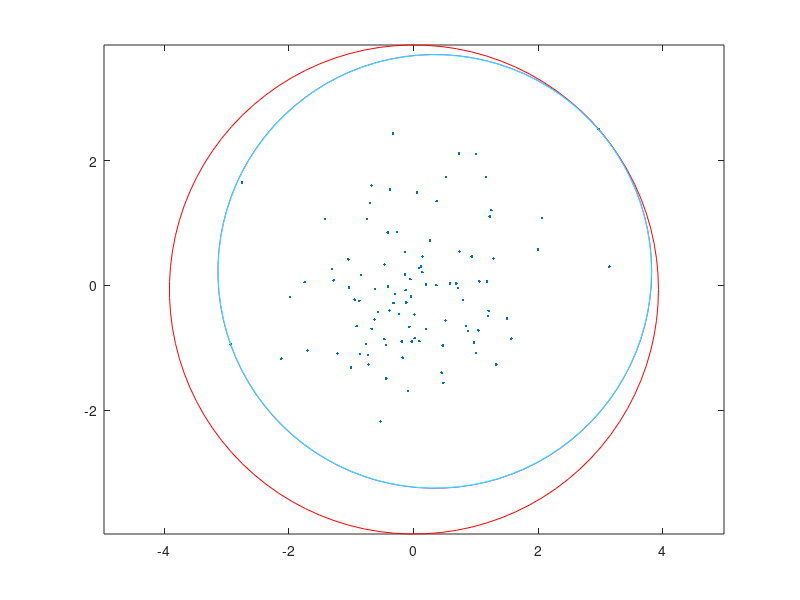

The MATLAB source for this figure:
%% Circle to fit round data
% Put a circle of the smallest radius which touches at least two points of
% the sample.
tic

n = 100;
points =  randn(2,n);

plot(points(1,:),points(2,:),'.')

total = sum(points,2);
COM = total ./ length(points);

dist_sq = ( COM(1,1) - points(1,:) ).^2 + ( COM(2,1) - points(2,:) ).^2;

[max_dist_sq,index] = max(dist_sq);

dist = sqrt(max_dist_sq);

%% draw a Circle

t = linspace(0,2*pi);
hold on

axis equal
plot(dist*cos(t) + COM(1,1), dist*sin(t) + COM(2,1),'r')



%% Find the next furthest point from the same center

points_1 = points;
points_1(:,index) = [];

% dist_sq_1 = ( COM(1,1) - points_1(1,:) ).^2 + ( COM(2,1) - points_1(2,:) ).^2;
% 
% [max_dist_sq_1,index_1] = max(dist_sq_1);
% 
% % max distance to the next largest point from the COM
% dist_1 = sqrt(max_dist_sq_1);
% 
% Q_point = points_1(:,index_1); 

%% Move the circle along the line towards P until the Distance from the centre are equal
int_sect = points(:,index);

division = ( ( int_sect(2,1) - COM(2,1) ) / (int_sect(1,1) - COM(1,1)) ); 

ang = atan( division );

new_dist = dist;

for i = 1:100000
    diff = 0.0001;
    new_dist = new_dist - diff;

    x_val = new_dist*cos(ang);
    y_val = new_dist*sin(ang); 

    if int_sect(1,1) > COM(1,1)
        x_val = -x_val;
        y_val = -y_val;    
    end

    new_c = [int_sect(1,1) + x_val ; int_sect(2,1) + y_val ];
    % Find the next furthest point away from the new centre
    dist_sq_1 = ( new_c(1,1) - points_1(1,:) ).^2 + ( new_c(2,1) - points_1(2,:) ).^2;

    [max_dist_sq_1,index_1] = max(dist_sq_1);
    Q_point = points_1(:,index_1);
    
    % Perform the test to see if the point is near the other one
    Q_to_new_c = ( new_c(1,1) - Q_point(1,1) ).^2 + ( new_c(2,1) - Q_point(2,1) ).^2;
    Q_to_new_c = sqrt(Q_to_new_c);
    P_to_new_c = ( new_c(1,1) - int_sect(1,1) ).^2 + ( new_c(2,1) - int_sect(2,1) ).^2;
    P_to_new_c = sqrt(P_to_new_c);
    
    if P_to_new_c <= Q_to_new_c*1.001
        break
    end
end

plot(P_to_new_c*cos(t) + new_c(1,1), P_to_new_c*sin(t) + new_c(2,1),'m')
plot(Q_to_new_c*cos(t) + new_c(1,1), Q_to_new_c*sin(t) + new_c(2,1),'c')

toc

